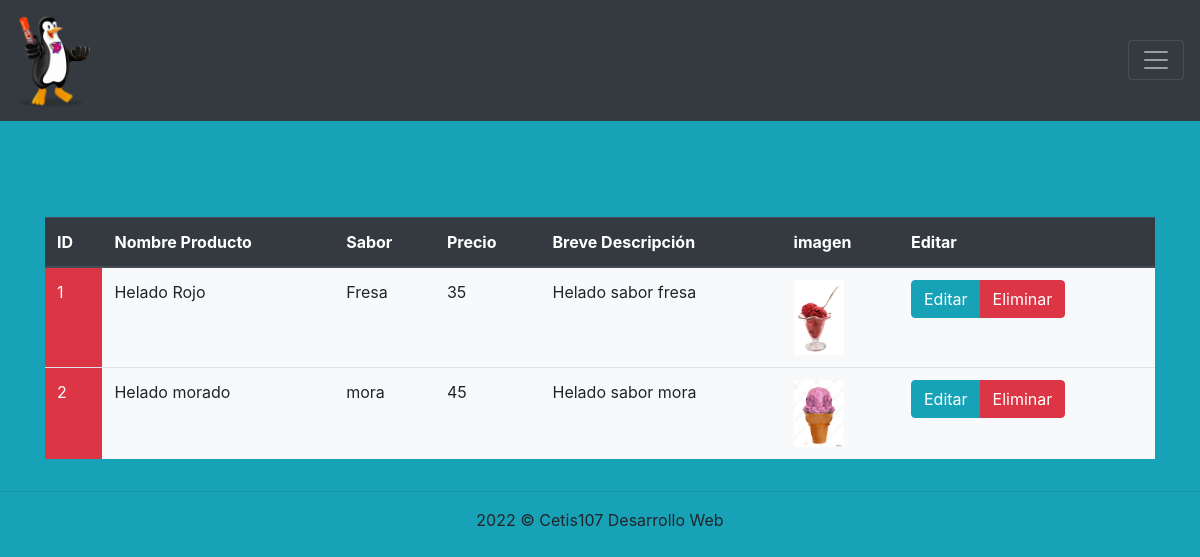
The app's page /TiendaBonIce_Parcial2/consultarDatos.php with its own data.
### tables this page shows
CREATE TABLE `productos` (
  `id` int(11) NOT NULL,
  `nombre_producto` varchar(100) NOT NULL,
  `sabor` varchar(100) NOT NULL,
  `precio` int(11) NOT NULL,
  `breve_descripcion` text NOT NULL,
  `imagen` varchar(200) NOT NULL
);

### TiendaBonIce_Parcial2/consultarDatos.php (the view, shortened to what this page needs)
<!DOCTYPE html>
<html lang="en">
<head>
    <link rel="stylesheet" href="css/bootstrap.css">
</head>
<body class="fondo">
    <?php
        include 'conexionConBD.php';
        $sql = "select * from productos";
        $datos = $conexion->query($sql);
    ?>
    <?php include 'menu.php'; ?>
    <br><br><br><br>
    <div class="container" >
        <div class="row">
            <div class="col-12">
                <table class="table table-hover">
                    <thead class="thead-dark">
                        <tr>
                            <th >ID</th>
                            <th>Nombre Producto</th>
                            <th>Sabor</th>
                            <th>Precio</th>
                            <th>Breve Descripción</th>
                            <th>imagen</th>
                            <th>Editar</th>
                        </tr>
                    </thead>
                    <tbody>
                      <?php if($datos->num_rows > 0) {
                          while($row = $datos->fetch_assoc()) {
                      ?>
                        <tr class="bg-light">
                            <td class="bg-danger text-white"><?php echo $row["id"]; ?></td>
                            <td><?php echo $row["nombre_producto"]; ?></td>
                            <td><?php echo $row["sabor"]; ?></td>
                            <td><?php echo $row["precio"]; ?></td>
                            <td><?php echo $row["breve_descripcion"]; ?></td>
                            <td><?php echo "<img src='".$row['imagen']."' width='50' >"; ?></td>
                            <td>
                                <div class="btn-group" role="group" aria-label="Basic example">
                                    <a href="actualizarRegistro.php?id=<?php echo $row["id"]; ?>" type="button" class="btn btn-info">Editar</a>
                                    <a href="eliminarRegistro.php?id=<?php echo $row["id"]; ?>" type="button" class="btn btn-danger">Eliminar</a>
                                </div>
                            </td>
                        </tr>
                      <?php
                      }
                    }
                      ?>
                    </tbody>
                </table>
            </div>
        </div>
    </div>
    <footer class="text-center">
        <hr>
        2022 &copy; Cetis107 Desarrollo Web
    </footer>
</body>
</html>

### TiendaBonIce_Parcial2/consultarDatos.php (style rules this page uses)
.fondo { background-color: #17a2b8; }

### records on screen
productos: id "1", nombre_producto "Helado Rojo", sabor "Fresa", precio "35", breve_descripcion "Helado sabor fresa", imagen (picture)
productos: id "2", nombre_producto "Helado morado", sabor "mora", precio "45", breve_descripcion "Helado sabor mora", imagen (picture)
